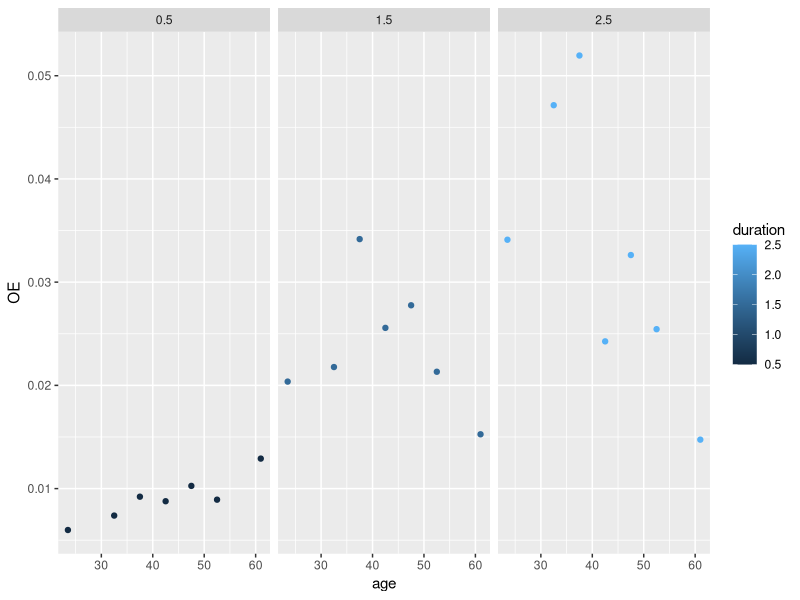
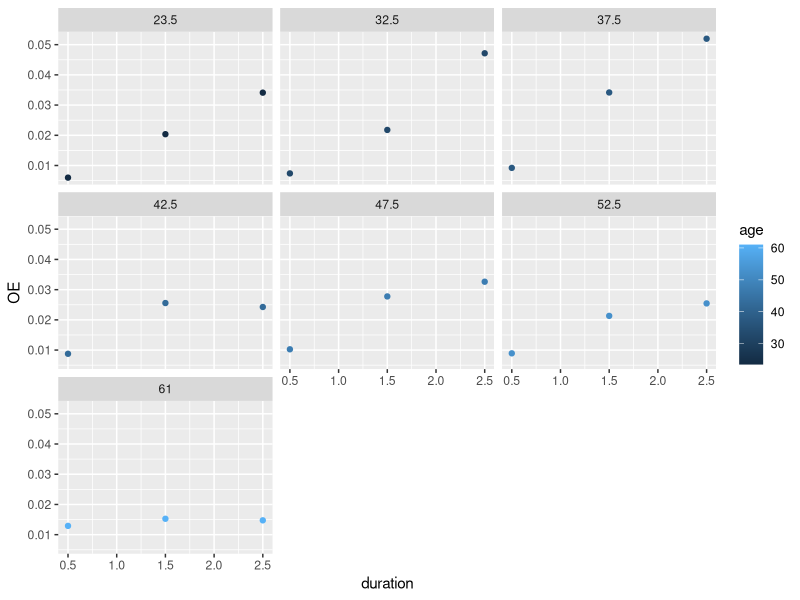
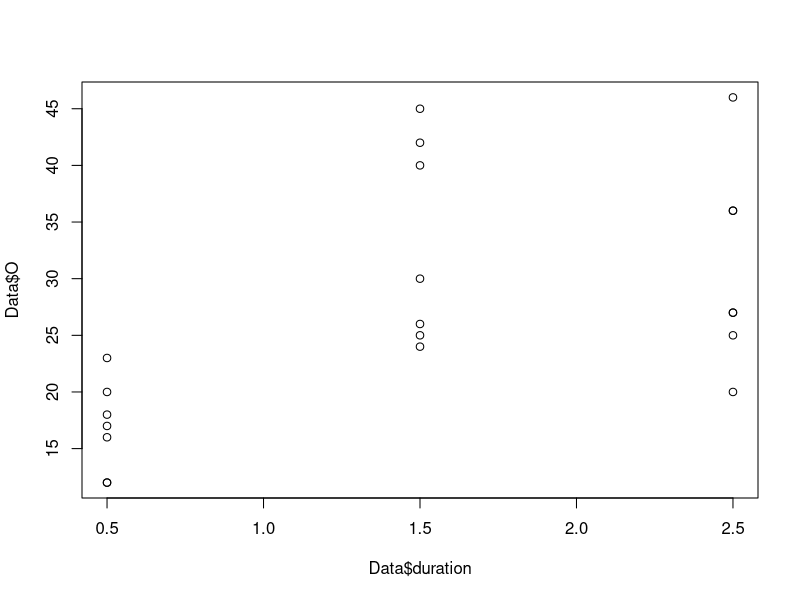
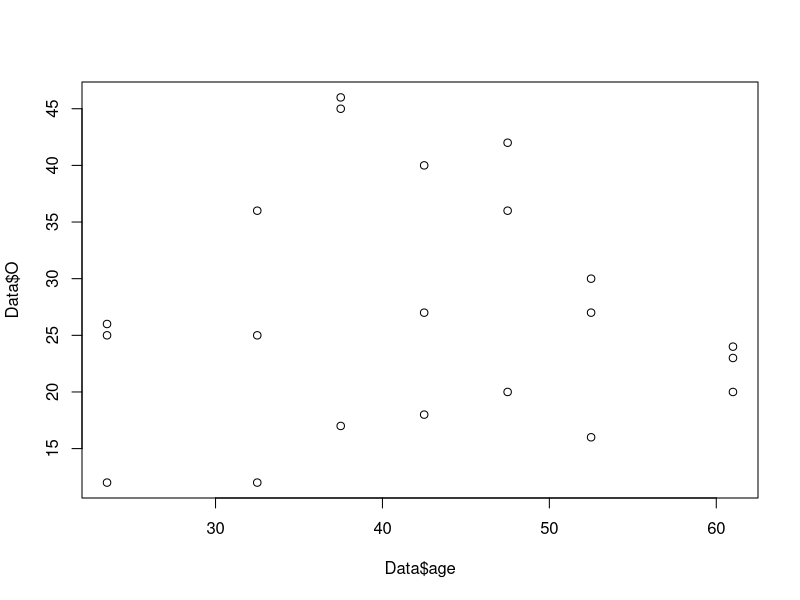
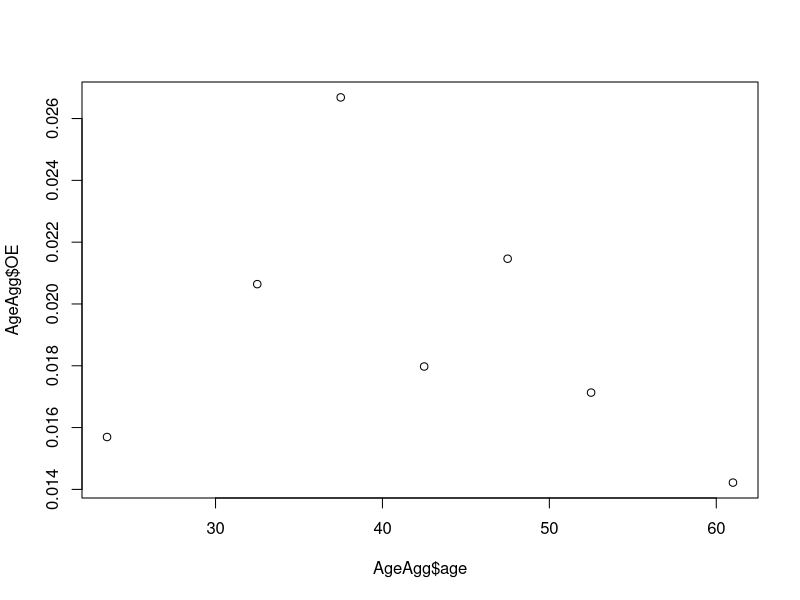
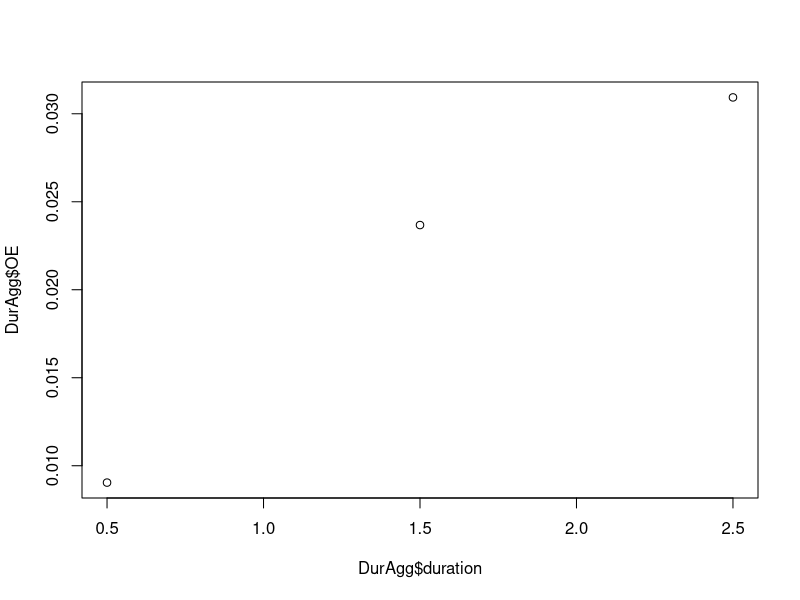
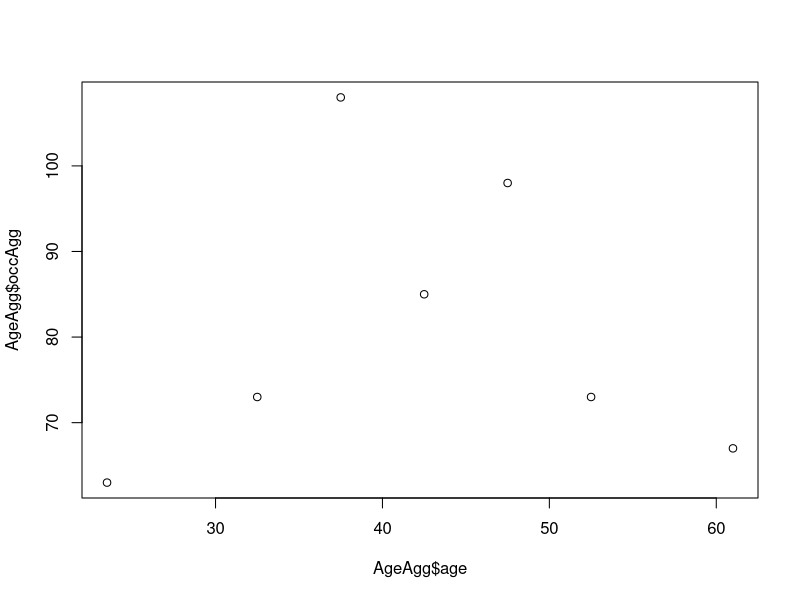
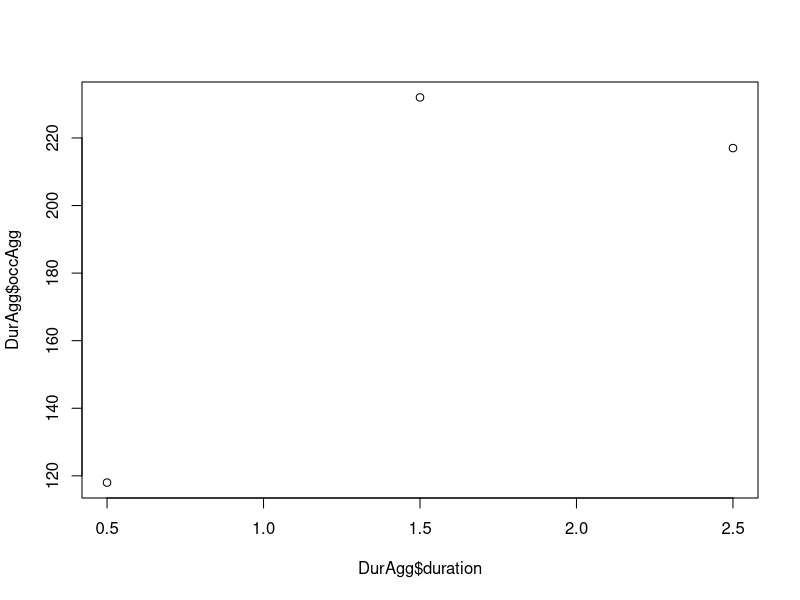

Reproduce these figures in R, in order.
######################################################
####               PAKKER OG DATA                 ####
######################################################
library(tidyverse)
library(ggplot2)
library(dplyr)
library(stats)
library(splines)
library(hexbin)


#Indlæs data:
Data <- read_csv("Data/RF/RFFJ.csv")

# Opret variabel OE-rater
Data$OE <- Data$O / Data$E

#Vis data og opsummering
#view(Data)


######################################################
####          CENTRERING AF COVARIATER            ####
######################################################

#Centrerer age
unique_ages <- unique(Data$age)
midpoints <- (unique_ages[-1] + unique_ages[-length(unique_ages)]) / 2
custom_last_point <- (67 - 55) / 2 + 55  # Brug 61 som værdi i højre endepunkt da det sidste datapunkt er 60 år
midpoints <- c(midpoints, custom_last_point)
Data$age <- midpoints[match(Data$age, unique_ages)]

#centrerer duration
midpointsduration<-c((unique(Data$duration)[-1]+unique(Data$duration)[-length(unique(Data$duration))])/2,unique(Data$duration)[length(unique(Data$duration))])
Data$duration<-midpointsduration[match(Data$duration, unique(Data$duration))]

#fjerner sidste datapunkt for duration
Data<-Data[Data$duration!=unique(Data$duration)[length(unique(Data$duration))],]

View(Data)

######################################################
####            VISUALISERING AF DATA             ####
######################################################
ggplot(Data, aes(x = age, y=OE)) +
  geom_point(aes(color = duration))+
  facet_wrap(~ duration)

ggplot(Data, aes(x = duration, y=OE)) +
  geom_point(aes(color = age))+
  facet_wrap(~ age)

plot(y=Data$O, x=Data$duration)
plot(y=Data$O, x=Data$age)



######################################################
####      AGGREGERING OG IKKE-LINEARE TRENDS      ####
######################################################

# Aggregering af data efter 'age'
AgeAgg <- Data %>%
  group_by(age) %>%
  summarise(expoAgg = sum(E), occAgg=sum(O)) %>%
  mutate(OE = occAgg/expoAgg)


# Aggregering af data efter 'duration'
DurAgg <- Data %>%
  group_by(duration) %>%
  summarise(expoAgg = sum(E), occAgg=sum(O)) %>%
  mutate(OE = occAgg/expoAgg)


# Plots af trends
plot(AgeAgg$age, AgeAgg$OE)
plot(DurAgg$duration, DurAgg$OE)

plot(AgeAgg$age, AgeAgg$occAgg)
plot(DurAgg$duration, DurAgg$occAgg)

plot(AgeAgg$age, AgeAgg$OE)
plot(DurAgg$duration, DurAgg$OE)

plot(AgeAgg$age, AgeAgg$occAgg)
plot(DurAgg$duration, DurAgg$occAgg)

plot(AgeAgg$age, AgeAgg$expoAgg)
plot(DurAgg$duration, DurAgg$expoAgg)



######################################################
####                  Residualplots               ####
######################################################


#Centrer middelværdien: 
residplotage<-function(model){qplot(Data$age, .stdresid,data = model)+
    geom_smooth(method = "loess", size = 1, formula = y ~ x) +
    xlab("age") +
    ylab("fitted values")}

residplotduration<-function(model){qplot(Data$duration, .stdresid,data = model)+
    geom_smooth(method = "loess", size = 1, formula = y ~ x) +
    xlab("duration") +
    ylab("fitted values")}

######################################################
####                  GLM MODELLER                ####
######################################################

# Lineær model med age og duration
glm_linear_1 <- glm(O ~ age + duration, offset = log(E), family = poisson, data = Data)
summary(glm_linear_1)
AIC(glm_linear_1)


######################################################
####                 POLYNOMIUM                   ####
######################################################

# Polynomial modeller for duration
glm_poly_1_dur <- glm(O ~ age + poly(duration, 1), offset = log(E), family = poisson, data = Data)
glm_poly_2_dur <- glm(O ~ age + poly(duration, 2), offset = log(E), family = poisson, data = Data)

# Sammenlign AIC for polynomial modeller for duration
AIC(glm_poly_1_dur, glm_poly_2_dur)

#residualplots
residplotduration(glm_poly_1_dur)
residplotduration(glm_poly_2_dur)

# Polynomial modeller for age
glm_poly_1_age <- glm(O ~ poly(age, 1) + duration, offset = log(E), family = poisson, data = Data)
glm_poly_2_age <- glm(O ~ poly(age, 2) + duration, offset = log(E), family = poisson, data = Data)
glm_poly_4_age <- glm(O ~ poly(age, 4) + duration, offset = log(E), family = poisson, data = Data)
glm_poly_6_age <- glm(O ~ poly(age, 6) + duration, offset = log(E), family = poisson, data = Data)

# Sammenlign AIC for polynomial modeller for age
AIC(glm_poly_1_age, glm_poly_2_age, glm_poly_4_age, glm_poly_6_age)

#Residualplot
residplotage(glm_poly_2_age)
residplotage(glm_poly_4_age)
residplotage(glm_poly_6_age)

# Polynomial model med kombination af age og duration
glm_poly_6_2 <- glm(O ~ poly(age, 6) + poly(duration, 2), offset = log(E), family = poisson, data = Data)
glm_poly_4_2 <- glm(O ~ poly(age, 4) + poly(duration, 2), offset = log(E), family = poisson, data = Data)
glm_poly_3_2 <- glm(O ~ poly(age, 3) + poly(duration, 2), offset = log(E), family = poisson, data = Data)
glm_poly_2_2 <- glm(O ~ poly(age, 2) + poly(duration, 2), offset = log(E), family = poisson, data = Data)

# Sammenlign AIC for modeller med age og duration polynomier
AIC(glm_poly_2_2, glm_poly_3_2, glm_poly_4_2, glm_poly_6_2)


######################################################
####                   SPLINES                   ####
######################################################
#Splines på covariabler seperat:
glm_splines_2_dur <- glm(O ~ ns(duration, df = 3) + age, offset = log(E), 
                         family = poisson, data = Data)

glm_splines_3_dur <- glm(O ~ ns(duration, df = 4) + age, offset = log(E), 
                         family = poisson, data = Data)

glm_splines_2_age <- glm(O ~ ns(age, df = 3) + duration, offset = log(E), 
                         family = poisson, data = Data)

glm_splines_3_age <- glm(O ~ ns(age, df = 4) + duration, offset = log(E), 
                         family = poisson, data = Data)

glm_splines_4_age <- glm(O ~ ns(age, df = 5) + duration, offset = log(E), 
                         family = poisson, data = Data)

glm_splines_5_age <- glm(O ~ ns(age, df = 6) + duration, offset = log(E), 
                         family = poisson, data = Data)


AIC(glm_splines_2_dur,glm_splines_3_dur,glm_splines_2_age,glm_splines_3_age,glm_splines_4_age,glm_splines_5_age)
AIC(glm_poly_2_dur,glm_poly_1_age, glm_poly_2_age, glm_poly_4_age, glm_poly_6_age)

glm_splines_2_2 <- glm(O ~ ns(age, df=3) + ns(duration, df=3), offset = log(E), family = poisson, data = Data)
glm_splines_3_2 <- glm(O ~ ns(age, df=4) + ns(duration, df=3), offset = log(E), family = poisson, data = Data)
glm_splines_4_2 <- glm(O ~ ns(age, df=5) + ns(duration, df=3), offset = log(E), family = poisson, data = Data)
glm_splines_5_2 <- glm(O ~ ns(age, df=6) + ns(duration, df=3), offset = log(E), family = poisson, data = Data)

AIC(glm_splines_2_2,glm_splines_3_2,glm_splines_4_2,glm_splines_5_2)
AIC(glm_poly_2_2, glm_poly_3_2, glm_poly_4_2, glm_poly_6_2)

summary(glm_poly_2_2)
summary(glm_poly_6_2)

#Det er kun i glm_poly_2_2 at alle beta-værdier er signifikante.


######################################################
####              TILFØJER INDIKATOR              ####
######################################################

glm_ind_dur <- glm(O ~ age +poly(duration, 2) + I(age <= 40), offset = log(E), family = poisson, data = Data)

glm_ind_dur_3_1 <- glm(O ~ poly(age, 2) + poly(duration, 2) + I(age <= 40), offset = log(E), family = poisson, data = Data)

glm_ind_dur_3_2 <- glm(O ~ poly(age, 4) + poly(duration, 2) + I(age <= 40), offset = log(E), family = poisson, data = Data)

glm_ind_dur_3_3 <- glm(O ~ poly(age, 6) + poly(duration, 2) + I(age <= 40), offset = log(E), family = poisson, data = Data)

AIC(glm_ind_dur,glm_ind_dur_3_1,glm_ind_dur_3_2,glm_ind_dur_3_3,glm_poly_2_2)

summary(glm_ind_dur_3_1)


######################################################
####                  HEATMAPS                    ####
######################################################
#Insæt den valgte model: 
model <- glm_ind_dur_3_1

# Beregn observerede rater
Data$observed_rate <- Data$O / Data$E

# Heatmap for observerede OE-rater
heatmap_observed <- ggplot(Data, aes(y = duration, x = age, fill = observed_rate)) +
  geom_tile(color = "white") +
  scale_fill_gradient(low = "blue", high = "red") +
  labs(title = "Heatmap af Observerede OE-Rater", y = "Duration", x = "Age", fill = "Observed OE-Rate") +
  theme_minimal()

heatmap_observed


Data$predicted_O <- predict(model, type = "response")

Data$observed_predict <- Data$predicted_O/ Data$E

# Heatmap for observerede OE-rater
heatmap_predicted <- ggplot(Data, aes(y = duration, x = age, fill = observed_predict)) +
  geom_tile(color = "white") +
  scale_fill_gradient(low = "blue", high = "red") +
  labs(title = "Heatmap af Observerede OE-Rater", y = "Duration", x = "Age", fill = "Observed OE-Rate") +
  theme_minimal()

heatmap_predicted


######################################################
####         Prædictions- og residualplot         ####
######################################################
#Insæt den valgte model: 
model <- glm_ind_dur_3_1

# Beregn forudsagte O-værdier
Data$predicted_O <- predict(model, type = "response")

# Vis data med forudsagte værdier
#View(Data)

# Aggreger forudsagte værdier efter age
AgeAgg <- Data %>%
  group_by(age) %>%
  summarise(expoAgg = sum(E), occAgg = sum(O), predictedAgg = sum(predicted_O)) %>%
  mutate(predicted_OE = predictedAgg / expoAgg, OE = occAgg / expoAgg)

# Plot OE-rater over alder
plot(AgeAgg$age, AgeAgg$OE, col = "blue", pch = 1, xlab = "Age", ylab = "OE Rate", 
     main = "OE-rates with additive model over Age")
lines(AgeAgg$age, AgeAgg$predicted_OE, col = "red", lwd = 2)
abline(v = 42.5, col = "steelblue", lty = 2)


# Aggreger forudsagte værdier efter duration
DurAgg <- Data %>%
  group_by(duration) %>%
  summarise(expoAgg = sum(E), occAgg = sum(O), predictedAgg = sum(predicted_O)) %>%
  mutate(predicted_OE = predictedAgg / expoAgg, OE = occAgg / expoAgg)

# Plot OE-rater over duration
plot(DurAgg$duration, DurAgg$OE, col = "blue", pch = 1, xlab = "Duration", ylab = "OE Rate", 
     main = "OE-rates with additive model over Duration")
lines(DurAgg$duration, DurAgg$predicted_OE, col = "red", lwd = 2)


# Residualplot for lineær model
residplotage(model)



#Insæt den valgte model: 
model <- glm_splines_2_2

# Beregn forudsagte O-værdier
Data$predicted_O <- predict(model, type = "response")

# Vis data med forudsagte værdier
View(Data)

# Aggreger forudsagte værdier efter age
AgeAgg <- Data %>%
  group_by(age) %>%
  summarise(expoAgg = sum(E), occAgg = sum(O), predictedAgg = sum(predicted_O)) %>%
  mutate(predicted_OE = predictedAgg / expoAgg, OE = occAgg / expoAgg)

# Plot OE-rater over alder
plot(AgeAgg$age, AgeAgg$OE, col = "blue", pch = 1, xlab = "Age", ylab = "OE Rate", 
     main = "OE-rates with additive model over Age")
lines(AgeAgg$age, AgeAgg$predicted_OE, col = "red", lwd = 2)
abline(v = 42.5, col = "steelblue", lty = 2)


# Aggreger forudsagte værdier efter duration
DurAgg <- Data %>%
  group_by(duration) %>%
  summarise(expoAgg = sum(E), occAgg = sum(O), predictedAgg = sum(predicted_O)) %>%
  mutate(predicted_OE = predictedAgg / expoAgg, OE = occAgg / expoAgg)

# Plot OE-rater over duration
plot(DurAgg$duration, DurAgg$OE, col = "blue", pch = 1, xlab = "Duration", ylab = "OE Rate", 
     main = "OE-rates with additive model over Duration")
lines(DurAgg$duration, DurAgg$predicted_OE, col = "red", lwd = 2)


# Residualplot for lineær model
residplotage(model)

